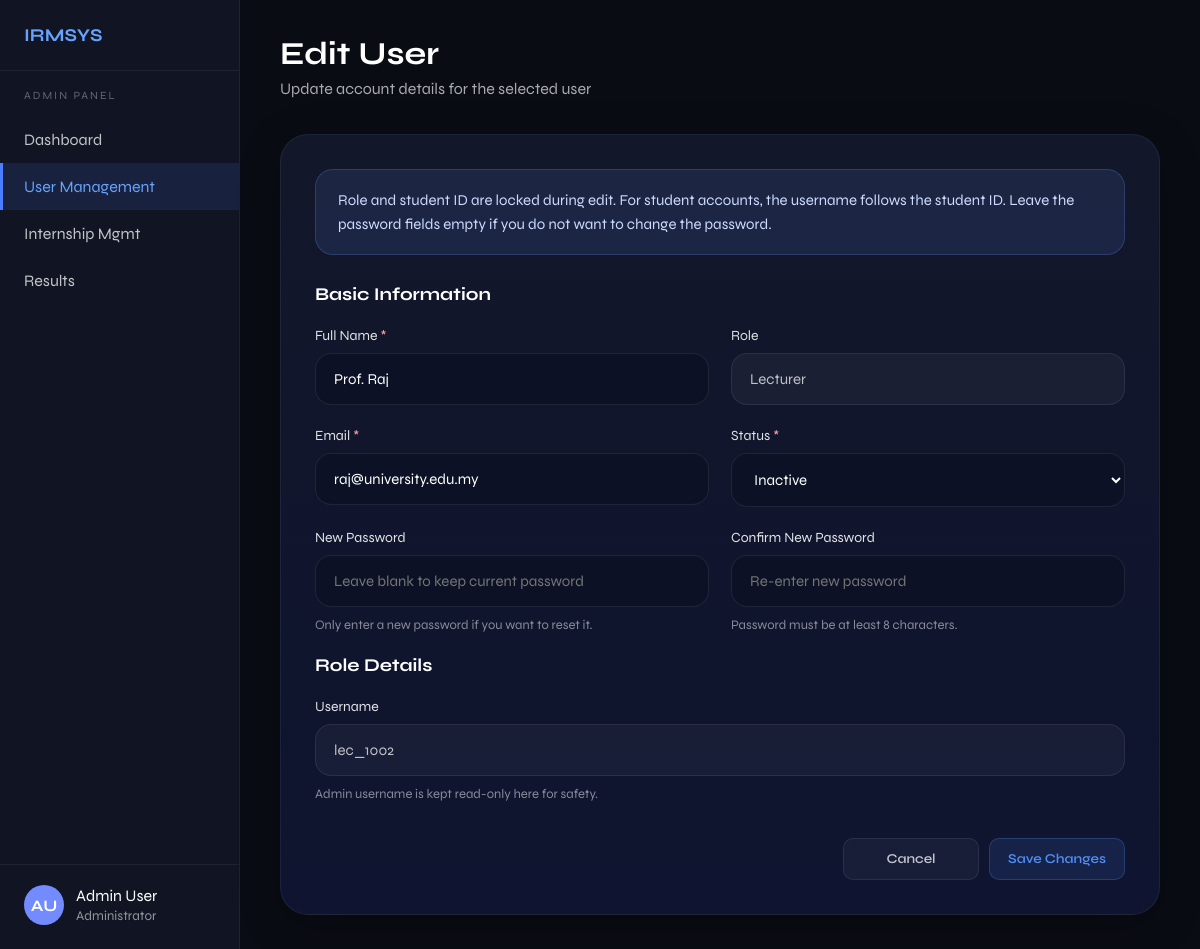
Screenshot of /src/edit_user.php?id=3 (signed in) with the database file from the repository.
### tables this page shows
CREATE TABLE users (
    user_id       INT AUTO_INCREMENT PRIMARY KEY,
    username      VARCHAR(50)  NOT NULL UNIQUE,
    password      VARCHAR(255) NOT NULL,
    full_name     VARCHAR(100) NOT NULL,
    role          ENUM('admin','lecturer','supervisor','student') NOT NULL,
    programme     ENUM('Engineering','Arts and Design','Computer Science','Finance') DEFAULT NULL,
    company_name  VARCHAR(150) DEFAULT NULL,
    email         VARCHAR(100) NOT NULL UNIQUE,
    student_id    VARCHAR(10) DEFAULT NULL,
    status        ENUM('active','inactive') DEFAULT 'active',
    created_at    DATETIME DEFAULT CURRENT_TIMESTAMP,

    FOREIGN KEY (student_id) REFERENCES students(student_id) ON DELETE SET NULL
);

### src/edit_user.php (the view, shortened to what this page needs)
<?php
function h($value) {
    return htmlspecialchars($value ?? '', ENT_QUOTES, 'UTF-8');
}
function getInitials($name) {
    $parts = preg_split('/\s+/', trim((string)$name));
    $initials = '';
    foreach ($parts as $part) {
        if ($part !== '') {
            $initials .= strtoupper($part[0]);
        }
        if (strlen($initials) >= 2) {
            break;
        }
    }
    return $initials ?: 'AD';
}
$user_id = isset($_GET['id']) ? (int)$_GET['id'] : 0;
$conn = getConnection();
$stmt = $conn->prepare(
    "SELECT u.user_id, u.username, u.password, u.full_name, u.role, u.programme AS user_programme,
            u.email, u.student_id, u.status,
            s.programme AS student_programme, s.full_name AS student_full_name,
            s.email AS student_email, s.status AS student_status
     FROM users u
     LEFT JOIN students s ON u.student_id = s.student_id
     WHERE u.user_id = ?
     LIMIT 1"
);
$stmt->bind_param('i', $user_id);
$stmt->execute();
$user = $stmt->get_result()->fetch_assoc();
$full_name = $user['role'] === 'student' ? ($user['student_full_name'] ?: $user['full_name']) : $user['full_name'];
$role = $user['role'];
$email = $user['role'] === 'student' ? ($user['student_email'] ?: $user['email']) : $user['email'];
$status = $user['role'] === 'student' ? ($user['student_status'] ?: $user['status']) : $user['status'];
$username = $user['username'];
$student_id = $user['student_id'] ?? '';
$programme = $user['role'] === 'student' ? ($user['student_programme'] ?: $user['user_programme']) : ($user['user_programme'] ?? '');
?>
<!DOCTYPE html>
<html lang="en">
<head>
</head>
<body>
  <aside class="sidebar">
    <div>
      <div class="logo">IRMSYS</div>
      <div class="nav-section">
        <div class="nav-title">Admin Panel</div>
        <a href="admin_dashboard.php" class="nav-item">Dashboard</a>
        <a href="user_management.php" class="nav-item active">User Management</a>
        <a href="internship_list.php" class="nav-item">Internship Mgmt</a>
        <a href="view_results.php" class="nav-item">Results</a>
      </div>
    </div>
    <div class="admin-box">
      <div class="admin-avatar"><?= h(getInitials($_SESSION['full_name'] ?? 'Administrator')) ?></div>
      <div class="admin-info">
        <div><?= h($_SESSION['full_name'] ?? 'Administrator') ?></div>
        <small>Administrator</small>
      </div>
    </div>
  </aside>
  <main class="main">
    <div class="topbar">
      <h1>Edit User</h1>
      <p>Update account details for the selected user</p>
    </div>
    <div class="form-wrapper">
      <div class="note-box">
        Role and student ID are locked during edit. For student accounts, the username follows the student ID. Leave the password fields empty if you do not want to change the password.
      </div>
      <form id="editUserForm" action="edit_user.php?id=<?= (int)$user_id ?>" method="POST">
        <div class="section-title">Basic Information</div>
        <div class="form-grid">
          <div class="field-group">
            <label for="full_name">Full Name <span class="required">*</span></label>
            <input type="text" id="full_name" name="full_name" placeholder="Enter full name" value="<?= h($full_name) ?>" required>
          </div>
          <div class="field-group">
            <label for="role_display">Role</label>
            <input type="text" id="role_display" value="<?= h(ucfirst($role)) ?>" readonly>
          </div>
          <div class="field-group">
            <label for="email">Email <span class="required">*</span></label>
            <input type="email" id="email" name="email" placeholder="Enter email address" value="<?= h($email) ?>" required>
          </div>
          <div class="field-group">
            <label for="status">Status <span class="required">*</span></label>
            <select id="status" name="status" required>
              <option value="inactive" <?= $status === 'inactive' ? 'selected' : '' ?>>Inactive</option>
            </select>
          </div>
          <div class="field-group">
            <label for="password">New Password</label>
            <input type="password" id="password" name="password" placeholder="Leave blank to keep current password">
            <div class="helper-text">Only enter a new password if you want to reset it.</div>
          </div>
          <div class="field-group">
            <label for="confirm_password">Confirm New Password</label>
            <input type="password" id="confirm_password" name="confirm_password" placeholder="Re-enter new password">
            <div class="helper-text">Password must be at least 8 characters.</div>
          </div>
        </div>
        <div class="section-title">Role Details</div>
        <?php if ($role === 'student'): ?>
          <div class="form-grid">
            <div class="field-group">
              <label for="student_id">Student ID</label>
              <input type="text" id="student_id" name="student_id" value="<?= h($student_id) ?>" readonly>
              <div class="helper-text">Locked because it is linked to users and internship records.</div>
            </div>
            <div class="field-group">
              <label for="student_username">Username</label>
              <input type="text" id="student_username" value="<?= h($student_id) ?>" readonly>
              <div class="helper-text">Student username always follows the student ID.</div>
            </div>
            <div class="field-group full-width">
              <label for="programme">Programme <span class="required">*</span></label>
              <select id="programme" name="programme" required>
                <option value="">Select programme</option>
                <option value="Engineering" <?= $programme === 'Engineering' ? 'selected' : '' ?>>Engineering</option>
                <option value="Arts and Design" <?= $programme === 'Arts and Design' ? 'selected' : '' ?>>Arts and Design</option>
                <option value="Computer Science" <?= $programme === 'Computer Science' ? 'selected' : '' ?>>Computer Science</option>
                <option value="Finance" <?= $programme === 'Finance' ? 'selected' : '' ?>>Finance</option>
              </select>
            </div>
          </div>
        <?php else: ?>
          <div class="form-grid">
            <div class="field-group full-width">
              <label for="username">Username</label>
              <input type="text" id="username" name="username" value="<?= h($username) ?>" readonly>
              <div class="helper-text">Admin username is kept read-only here for safety.</div>
            </div>
          </div>
        <?php endif; ?>
        <div class="button-row">
          <a href="user_management.php" class="btn-secondary">Cancel</a>
          <button type="submit" class="btn-primary">Save Changes</button>
        </div>
      </form>
    </div>
  </main>
</body>
</html>

### src/edit_user.php (style rules this page uses)
* { margin: 0; padding: 0; box-sizing: border-box; font-family: 'Syne', sans-serif; }
body { background: #0a0c14; color: #ffffff; display: flex; min-height: 100vh; }
.sidebar { width: 240px; background: #111523; border-right: 1px solid rgba(255,255,255,0.06); display: flex; flex-direction: column; justify-content: space-between; padding: 24px 0; }
.logo { font-size: 18px; font-weight: 700; color: #66a3ff; padding: 0 24px 24px; border-bottom: 1px solid rgba(255,255,255,0.06); }
.nav-section { padding-top: 18px; }
.nav-title { font-size: 11px; letter-spacing: 2px; color: rgba(255,255,255,0.35); padding: 0 24px 14px; text-transform: uppercase; }
.nav-item { display: flex; align-items: center; gap: 12px; color: rgba(255,255,255,0.75); text-decoration: none; padding: 14px 24px; transition: 0.2s; }
.nav-item:hover, .nav-item.active { background: rgba(74, 125, 255, 0.12); color: #66a3ff; border-left: 3px solid #4a7dff; padding-left: 21px; }
.admin-box { border-top: 1px solid rgba(255,255,255,0.06); padding: 20px 24px 0; display: flex; align-items: center; gap: 12px; }
.admin-avatar { width: 40px; height: 40px; border-radius: 50%; background: #738bff; display: flex; align-items: center; justify-content: center; font-weight: 700; }
.admin-info small { color: rgba(255,255,255,0.55); }
.main { flex: 1; padding: 34px 40px; }
.topbar h1 { font-size: 32px; font-weight: 700; margin-bottom: 6px; }
.topbar p { color: rgba(255,255,255,0.65); margin-bottom: 36px; }
.form-wrapper { background: linear-gradient(180deg, #12172a 0%, #0f1430 100%); border: 1px solid rgba(255,255,255,0.06); border-radius: 28px; padding: 34px; box-shadow: 0 10px 40px rgba(0,0,0,0.28); }
.note-box, .error-box { padding: 18px 22px; border-radius: 18px; margin-bottom: 28px; font-size: 15px; line-height: 1.6; }
.note-box { background: rgba(111,144,255,0.12); border: 1px solid rgba(111,144,255,0.22); color: #cddbff; }
.section-title { font-size: 18px; font-weight: 700; margin: 18px 0 22px; }
.form-grid { display: grid; grid-template-columns: 1fr 1fr; gap: 22px; }
.field-group { display: flex; flex-direction: column; gap: 9px; }
.field-group.full-width { grid-column: 1 / -1; }
label { font-size: 14px; color: rgba(255,255,255,0.88); }
.required { color: #ff9b9b; }
input, select { width: 100%; padding: 16px 18px; border-radius: 16px; border: 1px solid rgba(255,255,255,0.08); background: #0c1125; color: #fff; font-size: 15px; outline: none; transition: 0.2s; }
input[readonly] { background: rgba(255,255,255,0.04); color: rgba(255,255,255,0.72); cursor: not-allowed; }
.helper-text { color: rgba(255,255,255,0.5); font-size: 13px; line-height: 1.5; }
.button-row { display: flex; justify-content: flex-end; gap: 10px; margin-top: 34px; }
.btn-primary, .btn-secondary { display: inline-flex; align-items: center; justify-content: center; width: 136px; min-width: 136px; height: 42px; padding: 0 16px; border-radius: 10px; text-decoration: none; font-size: 13.5px; font-weight: 600; transition: all 0.15s ease; cursor: pointer; border: 1px solid transparent; font-family: var(--font); }
.btn-primary { background: rgba(79,142,247,0.12); color: #4f8ef7; border-color: rgba(79,142,247,0.25); }
.btn-secondary { background: rgba(255,255,255,0.04); color: rgba(232,234,240,0.82); border-color: rgba(255,255,255,0.08); }

### rows the page displays
users: full_name "Prof. Raj", role "Lecturer", email "raj@university.edu.my", status "Inactive", username "lec_1002"

### other values shown
getInitials($_SESSION['full_name'] ?? 'Administrator') "AU"
$_SESSION['full_name'] "Admin User"
